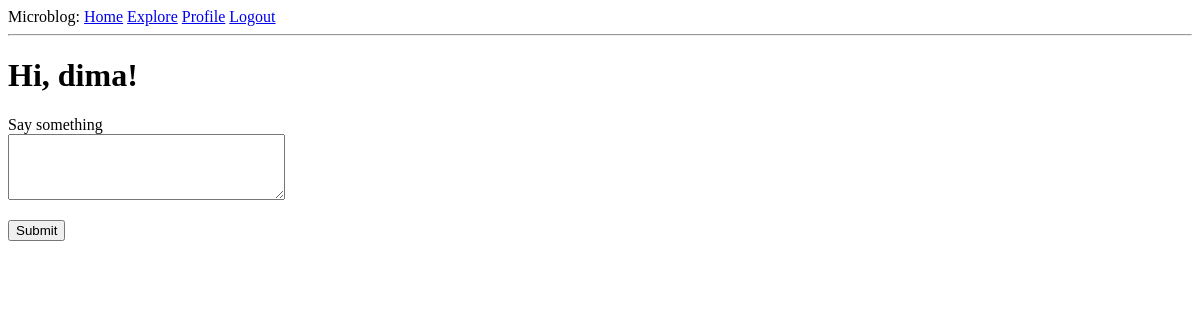
The page /index (signed in) on the database as committed earlier.
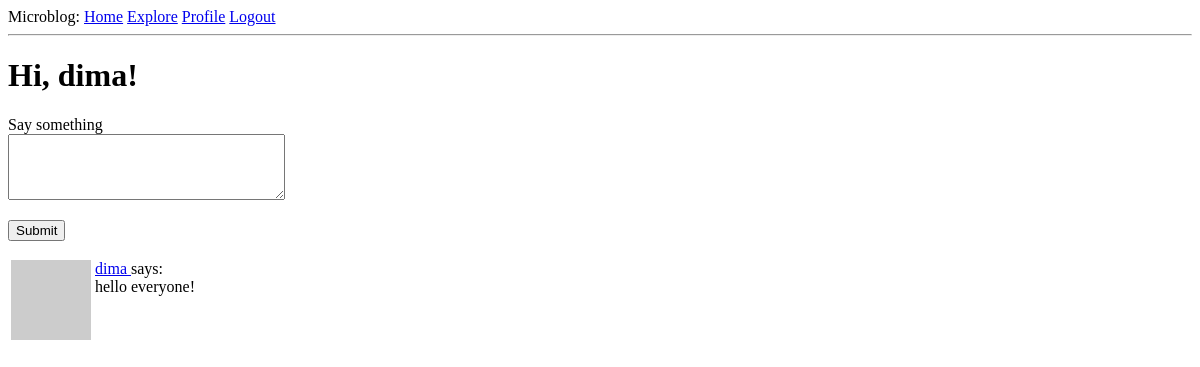
The same page on the database as committed later.
### app/models.py (models this page shows, shortened)
class Post(db.Model):
    id: so.Mapped[int] = so.mapped_column(primary_key=True)
    body: so.Mapped[str] = so.mapped_column(sa.String(140))
    timestamp: so.Mapped[datetime] = so.mapped_column(
        index=True, default=lambda: datetime.now(timezone.utc))
    user_id: so.Mapped[int] = so.mapped_column(sa.ForeignKey(User.id),
                                               index=True)
    author: so.Mapped[User] = so.relationship(back_populates='posts')

class User(UserMixin, db.Model):
    id: so.Mapped[int] = so.mapped_column(primary_key=True)
    username: so.Mapped[str] = so.mapped_column(sa.String(64), index=True,
                                                unique=True)
    email: so.Mapped[str] = so.mapped_column(sa.String(120), index=True,
                                             unique=True)
    password_hash: so.Mapped[Optional[str]] = so.mapped_column(sa.String(256))
    about_me: so.Mapped[Optional[str]] = so.mapped_column(sa.String(140))
    last_seen: so.Mapped[Optional[datetime]] = so.mapped_column(
        default=lambda: datetime.now(timezone.utc))
    posts: so.WriteOnlyMapped['Post'] = so.relationship(
        back_populates='author')
    following: so.WriteOnlyMapped['User'] = so.relationship(
        secondary=followers, primaryjoin=(followers.c.follower_id == id),
        secondaryjoin=(followers.c.followed_id == id),
        back_populates='followers'
    )
    followers: so.WriteOnlyMapped['User'] = so.relationship(
        secondary=followers, primaryjoin=(followers.c.followed_id == id),
        secondaryjoin=(followers.c.follower_id == id),
        back_populates='following'
        )
    def avatar(self, size):
        digest = md5(self.email.lower().encode('utf-8')).hexdigest()
        return f'https://www.gravatar.com/avatar/{digest}?d=identicon&s={size}'
    def following_posts(self):
        Author = so.aliased(User)
        Follower = so.aliased(User)
        return (
            sa.select(Post)
            .join(Post.author.of_type(Author))
            .join(Author.followers.of_type(Follower), isouter=True)
            .where(sa.or_(
                Follower.id == self.id,
                Author.id == self.id,
                ))
                .group_by(Post)
            .order_by(Post.timestamp.desc())
        )

### app/routes.py (the view)
@app.route('/', methods=['GET', 'POST'])
@app.route('/index', methods=['GET', 'POST'])
@login_required
def index():
    form = PostForm()
    if form.validate_on_submit():
        post = Post(body=form.post.data, author=current_user)
        db.session.add(post)
        db.session.commit()
        flash('Your post is now live!')
        return redirect(url_for('index'))
    page = request.args.get('page', 1, type=int)
    posts = db.paginate(current_user.following_posts(), page=page, per_page=app.config['POSTS_PER_PAGE'], error_out=False)
    return render_template("index.html", title='Home Page', form=form,
                           posts=posts.items)

### app/forms.py
class PostForm(FlaskForm):
    post = TextAreaField('Say something', validators=[DataRequired(), Length(min=1, max=140)])
    submit = SubmitField('Submit')

### app/models.py (called while the page is built)
@login.user_loader
def load_user(id):
    return db.session.get(User, int(id))

### app/routes.py (called while the page is built)
@app.before_request
def before_request():
    if current_user.is_authenticated:
        current_user.last_seen = datetime.now(timezone.utc)
        db.session.commit()

### app/templates/index.html (shortened to what this page needs)
{% extends "base.html" %}
{% block content %}
    <h1>Hi, {{ current_user.username }}!</h1>
    {% if form %}
        <form action="" method="post">
        <p>
            {{ form.post.label }}<br>
            {{ form.post(cols=32, rows=4) }}
        </p>
        <p>{{ form.submit() }}</p>
        </form>
    {% endif %}
    {% for post in posts %}
        {% include '_post.html' %}
    {% endfor %}
{% endblock %}

### app/templates/_post.html
    <table>
        <tr valign="top">
            <td><img src="{{ post.author.avatar(36) }}"></td>
            <td>
                <a href="{{ url_for('user', username=post.author.username) }}">
                    {{ post.author.username }}
                </a>
                says:<br>{{ post.body }}
            </td>
        </tr>
    </table>

Rows that differ between the two databases and show on the page:
added Post: author.username "dima", body "hello everyone!"
